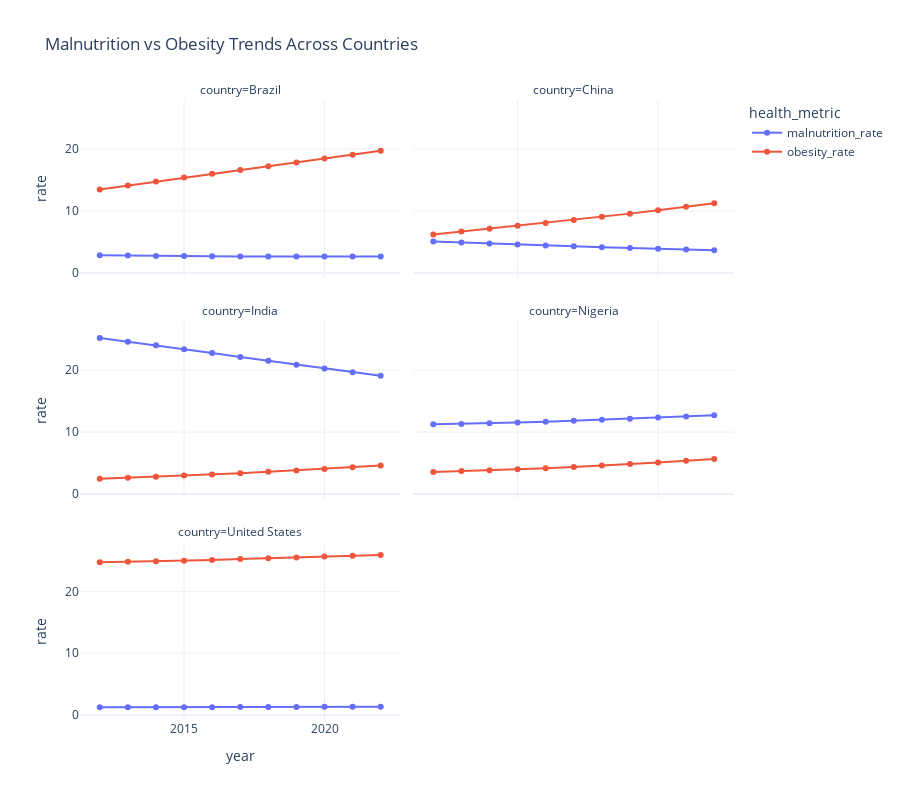

Write notebook code for a chart like this one.
### Code cell
# 1. Obesity vs malnutrition comparison by country(any 5 countries)
join_q1="""SELECT
    t1.country,
    t1.year,
    AVG(t1.mean_estimate) AS malnutrition_rate,
    AVG(t2.mean_estimate) AS obesity_rate
FROM malnutrition_table t1
INNER JOIN obesity_table t2
    ON t1.country = t2.country
    AND t1.year = t2.year
WHERE t1.country IN (
    'India',
    'Nigeria',
    'Brazil',
    'United States',
    'China'
)
GROUP BY t1.country, t1.year
ORDER BY t1.country, t1.year;""" 

df_join_q1=pd.read_sql(join_q1,engine)
df_join_q1

df_melted = df_join_q1.melt(
    id_vars=["country", "year"],
    value_vars=["malnutrition_rate", "obesity_rate"],
    var_name="health_metric",
    value_name="rate"
)

fig = px.line(
    df_melted,
    x="year",
    y="rate",
    color="health_metric",
    facet_col="country",
    facet_col_wrap=2,
    markers=True,
    title="Malnutrition vs Obesity Trends Across Countries"
)

fig.update_layout(
    template="plotly_white",
    height=800
)

fig.show()

### Figure 1 — Plotly figure (JSON) as saved in the notebook; plotly's stock layout.template omitted (floating-point values rounded to 4 significant figures)
{"data": [{"hovertemplate": "health_metric=malnutrition_rate<br>country=Brazil<br>year=%{x}<br>rate=%{y}<extra></extra>", "legendgroup": "malnutrition_rate", "line": {"color": "#636efa", "dash": "solid"}, "marker": {"symbol": "circle"}, "mode": "lines+markers", "name": "malnutrition_rate", "orientation": "v", "showlegend": true, "type": "scatter", "x": [2012, 2013, 2014, 2015, 2016, 2017, 2018, 2019, 2020, 2021, 2022], "xaxis": "x5", "y": [2.839, 2.781, 2.735, 2.699, 2.672, 2.654, 2.642, 2.635, 2.629, 2.627, 2.627], "yaxis": "y5"}, {"hovertemplate": "health_metric=malnutrition_rate<br>country=China<br>year=%{x}<br>rate=%{y}<extra></extra>", "legendgroup": "malnutrition_rate", "line": {"color": "#636efa", "dash": "solid"}, "marker": {"symbol": "circle"}, "mode": "lines+markers", "name": "malnutrition_rate", "orientation": "v", "showlegend": false, "type": "scatter", "x": [2012, 2013, 2014, 2015, 2016, 2017, 2018, 2019, 2020, 2021, 2022], "xaxis": "x6", "y": [5.081, 4.904, 4.737, 4.579, 4.428, 4.287, 4.151, 4.021, 3.895, 3.774, 3.661], "yaxis": "y6"}, {"hovertemplate": "health_metric=malnutrition_rate<br>country=India<br>year=%{x}<br>rate=%{y}<extra></extra>", "legendgroup": "malnutrition_rate", "line": {"color": "#636efa", "dash": "solid"}, "marker": {"symbol": "circle"}, "mode": "lines+markers", "name": "malnutrition_rate", "orientation": "v", "showlegend": false, "type": "scatter", "x": [2012, 2013, 2014, 2015, 2016, 2017, 2018, 2019, 2020, 2021, 2022], "xaxis": "x3", "y": [25.19, 24.61, 24.01, 23.4, 22.77, 22.14, 21.51, 20.89, 20.27, 19.68, 19.09], "yaxis": "y3"}, {"hovertemplate": "health_metric=malnutrition_rate<br>country=Nigeria<br>year=%{x}<br>rate=%{y}<extra></extra>", "legendgroup": "malnutrition_rate", "line": {"color": "#636efa", "dash": "solid"}, "marker": {"symbol": "circle"}, "mode": "lines+markers", "name": "malnutrition_rate", "orientation": "v", "showlegend": false, "type": "scatter", "x": [2012, 2013, 2014, 2015, 2016, 2017, 2018, 2019, 2020, 2021, 2022], "xaxis": "x4", "y": [11.25, 11.32, 11.42, 11.54, 11.69, 11.84, 12.0, 12.17, 12.34, 12.52, 12.7], "yaxis": "y4"}, {"hovertemplate": "health_metric=malnutrition_rate<br>country=United States<br>year=%{x}<br>rate=%{y}<extra></extra>", "legendgroup": "malnutrition_rate", "line": {"color": "#636efa", "dash": "solid"}, "marker": {"symbol": "circle"}, "mode": "lines+markers", "name": "malnutrition_rate", "orientation": "v", "showlegend": false, "type": "scatter", "x": [2012, 2013, 2014, 2015, 2016, 2017, 2018, 2019, 2020, 2021, 2022], "xaxis": "x", "y": [1.249, 1.257, 1.267, 1.277, 1.286, 1.295, 1.304, 1.315, 1.328, 1.344, 1.362], "yaxis": "y"}, {"hovertemplate": "health_metric=obesity_rate<br>country=Brazil<br>year=%{x}<br>rate=%{y}<extra></extra>", "legendgroup": "obesity_rate", "line": {"color": "#EF553B", "dash": "solid"}, "marker": {"symbol": "circle"}, "mode": "lines+markers", "name": "obesity_rate", "orientation": "v", "showlegend": true, "type": "scatter", "x": [2012, 2013, 2014, 2015, 2016, 2017, 2018, 2019, 2020, 2021, 2022], "xaxis": "x5", "y": [13.48, 14.11, 14.75, 15.39, 16.01, 16.62, 17.23, 17.85, 18.47, 19.1, 19.74], "yaxis": "y5"}, {"hovertemplate": "health_metric=obesity_rate<br>country=China<br>year=%{x}<br>rate=%{y}<extra></extra>", "legendgroup": "obesity_rate", "line": {"color": "#EF553B", "dash": "solid"}, "marker": {"symbol": "circle"}, "mode": "lines+markers", "name": "obesity_rate", "orientation": "v", "showlegend": false, "type": "scatter", "x": [2012, 2013, 2014, 2015, 2016, 2017, 2018, 2019, 2020, 2021, 2022], "xaxis": "x6", "y": [6.202, 6.666, 7.131, 7.596, 8.064, 8.541, 9.043, 9.565, 10.11, 10.67, 11.24], "yaxis": "y6"}, {"hovertemplate": "health_metric=obesity_rate<br>country=India<br>year=%{x}<br>rate=%{y}<extra></extra>", "legendgroup": "obesity_rate", "line": {"color": "#EF553B", "dash": "solid"}, "marker": {"symbol": "circle"}, "mode": "lines+markers", "name": "obesity_rate", "orientation": "v", "showlegend": false, "type": "scatter", "x": [2012, 2013, 2014, 2015, 2016, 2017, 2018, 2019, 2020, 2021, 2022], "xaxis": "x3", "y": [2.473, 2.635, 2.799, 2.973, 3.16, 3.362, 3.579, 3.809, 4.051, 4.308, 4.579], "yaxis": "y3"}, {"hovertemplate": "health_metric=obesity_rate<br>country=Nigeria<br>year=%{x}<br>rate=%{y}<extra></extra>", "legendgroup": "obesity_rate", "line": {"color": "#EF553B", "dash": "solid"}, "marker": {"symbol": "circle"}, "mode": "lines+markers", "name": "obesity_rate", "orientation": "v", "showlegend": false, "type": "scatter", "x": [2012, 2013, 2014, 2015, 2016, 2017, 2018, 2019, 2020, 2021, 2022], "xaxis": "x4", "y": [3.566, 3.694, 3.837, 3.995, 4.171, 4.367, 4.583, 4.822, 5.082, 5.363, 5.664], "yaxis": "y4"}, {"hovertemplate": "health_metric=obesity_rate<br>country=United States<br>year=%{x}<br>rate=%{y}<extra></extra>", "legendgroup": "obesity_rate", "line": {"color": "#EF553B", "dash": "solid"}, "marker": {"symbol": "circle"}, "mode": "lines+markers", "name": "obesity_rate", "orientation": "v", "showlegend": false, "type": "scatter", "x": [2012, 2013, 2014, 2015, 2016, 2017, 2018, 2019, 2020, 2021, 2022], "xaxis": "x", "y": [24.7, 24.77, 24.86, 24.96, 25.08, 25.21, 25.35, 25.49, 25.63, 25.76, 25.89], "yaxis": "y"}], "layout": {"annotations": [{"font": {}, "showarrow": false, "text": "country=United States", "x": 0.245, "xanchor": "center", "xref": "paper", "y": 0.2867, "yanchor": "bottom", "yref": "paper"}, {"font": {}, "showarrow": false, "text": "country=India", "x": 0.245, "xanchor": "center", "xref": "paper", "y": 0.6433, "yanchor": "bottom", "yref": "paper"}, {"font": {}, "showarrow": false, "text": "country=Nigeria", "x": 0.755, "xanchor": "center", "xref": "paper", "y": 0.6433, "yanchor": "bottom", "yref": "paper"}, {"font": {}, "showarrow": false, "text": "country=Brazil", "x": 0.245, "xanchor": "center", "xref": "paper", "y": 1.0, "yanchor": "bottom", "yref": "paper"}, {"font": {}, "showarrow": false, "text": "country=China", "x": 0.755, "xanchor": "center", "xref": "paper", "y": 1.0, "yanchor": "bottom", "yref": "paper"}], "height": 800, "legend": {"title": {"text": "health_metric"}, "tracegroupgap": 0}, "title": {"text": "Malnutrition vs Obesity Trends Across Countries"}, "xaxis": {"anchor": "y", "domain": [0, 0.49], "title": {"text": "year"}}, "xaxis2": {"anchor": "y2", "domain": [0.51, 1], "matches": "x", "title": {"text": "year"}}, "xaxis3": {"anchor": "y3", "domain": [0, 0.49], "matches": "x", "showticklabels": false}, "xaxis4": {"anchor": "y4", "domain": [0.51, 1], "matches": "x", "showticklabels": false}, "xaxis5": {"anchor": "y5", "domain": [0, 0.49], "matches": "x", "showticklabels": false}, "xaxis6": {"anchor": "y6", "domain": [0.51, 1], "matches": "x", "showticklabels": false}, "yaxis": {"anchor": "x", "domain": [0, 0.2867], "title": {"text": "rate"}}, "yaxis2": {"anchor": "x2", "domain": [0, 0.2867], "matches": "y", "showticklabels": false}, "yaxis3": {"anchor": "x3", "domain": [0.3567, 0.6433], "matches": "y", "title": {"text": "rate"}}, "yaxis4": {"anchor": "x4", "domain": [0.3567, 0.6433], "matches": "y", "showticklabels": false}, "yaxis5": {"anchor": "x5", "domain": [0.7133, 1.0], "matches": "y", "title": {"text": "rate"}}, "yaxis6": {"anchor": "x6", "domain": [0.7133, 1.0], "matches": "y", "showticklabels": false}}}
